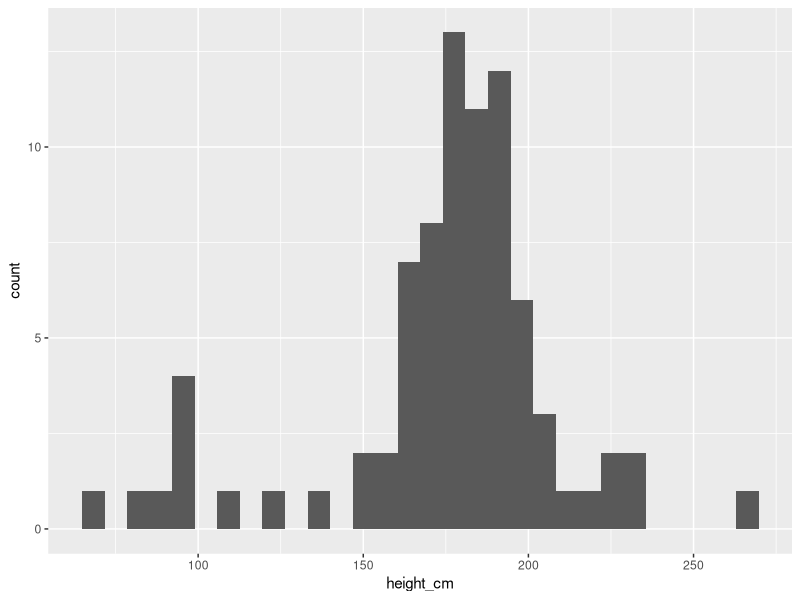
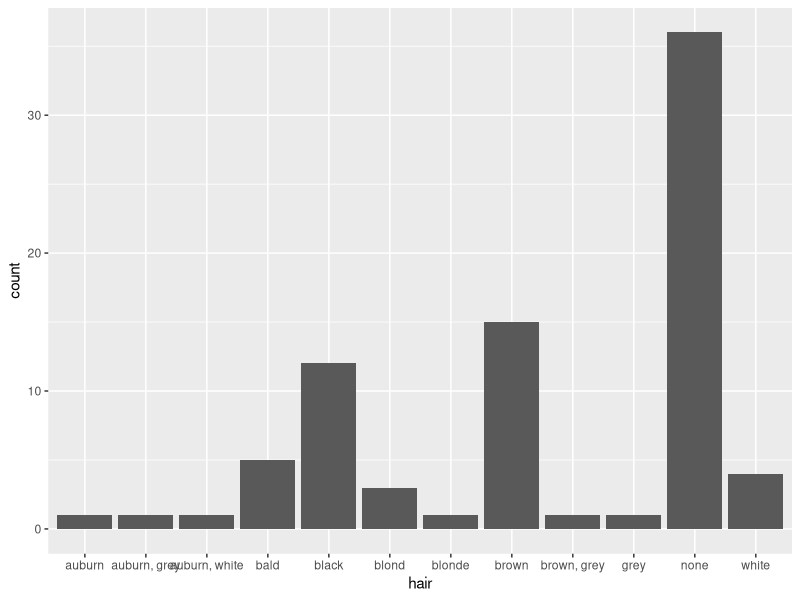
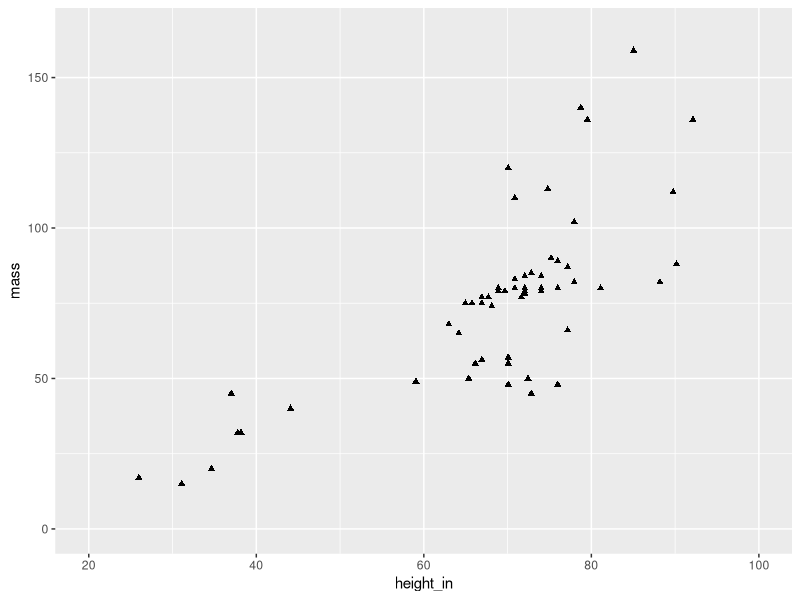
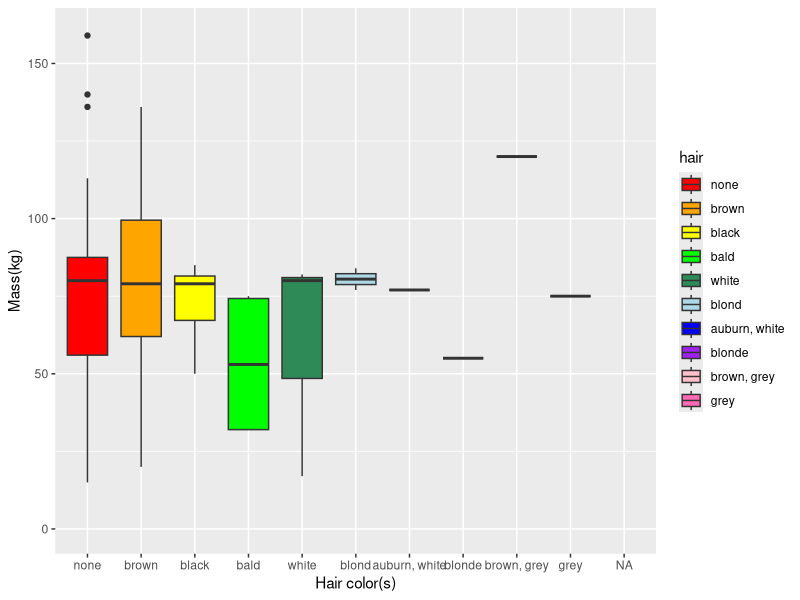
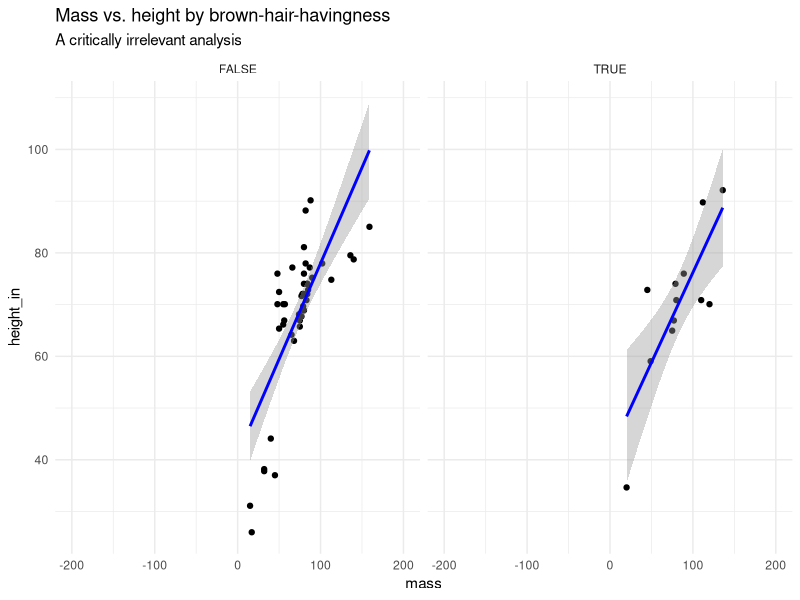
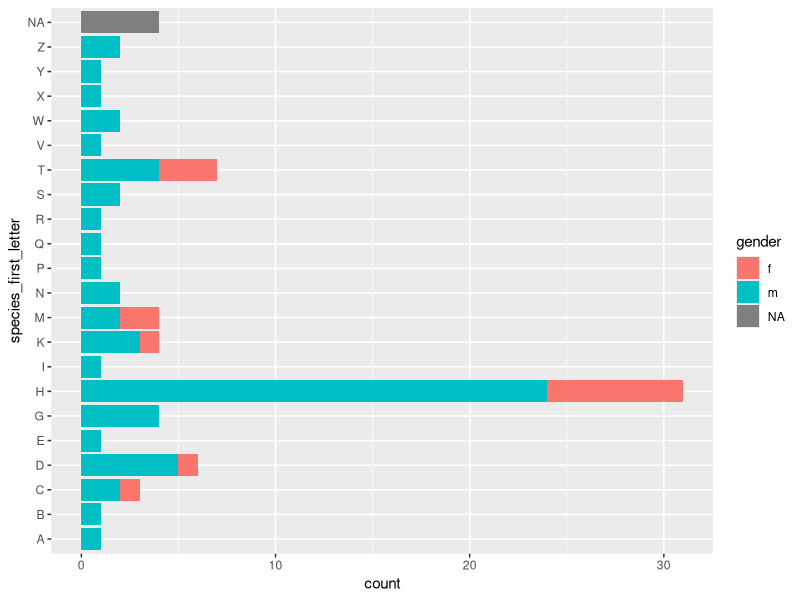

Generate these figures, in order, with R:
library(tidyverse)

## Create your goal tibble to replicate

# # Run this line to see what your end product should look like
# sw.wrangled.goal <- read_csv("data/sw-wrangled.csv") %>% 
#   mutate(across(c(hair, gender, species, homeworld), factor)) # this is a quick-and-dirty fix to account for odd importing behavior
# 
# # View in console
# sw.wrangled.goal 
# 
# # Examine the structure of the df and take note of data types
# # Look closely at factors (you may need another function to do so) to see their levels
# str(sw.wrangled.goal) 
# 
# 
# 
# ## Use the built-in starwars dataset to replicate the tibble above in a tbl called sw.wrangled
# # If you get stuck, use comments to "hold space" for where you know code needs to go to achieve a goal you're not sure how to execute
# sw.wranged <- starwars # %>% ...
# 
# 
# 
# ## Check that your sw.wrangled df is identical to the goal df
# # Use any returned information about mismatches to adjust your code as needed
# all.equal(sw.wrangled.goal, sw.wrangled.goal)


sw.wrangled <- starwars %>% 
  # Select only needed columns & rename height (to height_cm) and hair_color (to hair)
  select(name, height_cm = height, mass, hair = hair_color, gender, species, homeworld) %>% 
  # Filter out any rows where height data is missing
  filter(!is.na(height_cm)) %>% 
  # Break names into two columns (first_name, last_name); use first space " " as delimiter
  ## too_many="merge": if more than one delim (space) is found, merge everything after the space into the second column
  ## too_few="align_start": if less than one delim is found, treat the name like a first name and make last_name NA
  ## notice where in the column order the new columns appear vs if you did this with a mutate 
  separate_wider_delim(name, delim=" ", names = c("first_name", "last_name"), too_many="merge", too_few = "align_start") %>% 
  # Change categorical variables to factors
  mutate(
    ## for the 2 detected levels of gender (feminine, masculine) relabel (i.e., rename/replace those values) with f & m
    gender = factor(gender, levels = c("feminine", "masculine"), labels = c("f", "m")),
    ## convert character values in species to all upper case before creating factor levels
    species = factor(str_to_upper(species)),
    homeworld = factor(homeworld)) %>% 
  # create a second height column by converting cm to inches
  mutate(height_in = height_cm*.3937) %>% 
  # where there is no value in hair, use value "bald"
  mutate(hair = factor(replace_na(hair, "bald"))) %>% 
  # create a logical variable that returns true if "brown" is anywhere in the string value for hair 
  mutate(brown_hair = str_detect(hair, "brown")) %>% 
  # create an initials column by concatenating the first characters of the first and last name
  ## str_sub(colname, 1, 1) -- the '1,1' bit means the first character to include is the one in position 1
  ## and the last is in position 1 (so just the first character)
  mutate(initials = paste0(str_sub(first_name, 1, 1), str_sub(last_name, 1, 1))) %>% 
  # move the new height_in column to be immediately left of the height_cm column 
  relocate(height_in, .before = height_cm) %>% 
  # move the new initials column to be immediately right of the last_name column
  relocate(initials, .after = last_name) %>% 
  # sort by last_name and then (when last_name matches) by first_name
  arrange(last_name, first_name)

view(sw.wrangled)
#write_csv(sw.wrangled, "data/sw-wrangled.csv")

# plot 1
ggplot(data = sw.wrangled) + 
  geom_histogram(aes(x = height_cm))

# plot 2
ggplot(data = sw.wrangled) + 
  geom_histogram(aes(x = hair), stat = "count")

# plot 3
ggplot(data = sw.wrangled) + 
  geom_point(shape = 17, aes(x = height_in, y = mass)) + 
  xlim(20,100) + ylim(0,165)

# intermediate plot 1
sw.wrangled$hair <- factor(sw.wrangled$hair, levels = c("none", "brown", "black", "bald", "white", "blond", "auburn, white", "blonde", "brown, grey", "grey"))
ggplot(data = sw.wrangled) +
  geom_boxplot(aes(x = hair, y = mass, fill = hair)) +
  ylim(0,160) +
  scale_fill_manual(values = c("red", "orange", "yellow", "green", "seagreen", "lightblue", "blue", "purple", "pink", "hotpink")) +
  labs(x = "Hair color(s)", y = "Mass(kg)")

# intermediate plot 2
ggplot(data = sw.wrangled, aes(x = mass, y = height_in)) +
  facet_wrap(~ brown_hair) +
  geom_point() +
  scale_x_continuous(limits = c(-200,200)) +
  geom_smooth(method = "lm", color = "blue") +
  labs(title = "Mass vs. height by brown-hair-havingness",
       subtitle = "A critically irrelevant analysis") +
  theme_minimal()

# intermediate plot 3
sw.wrangled <- sw.wrangled %>% 
  mutate(species_first_letter = substr(species, 1, 1))
ggplot(data = sw.wrangled, aes(y = species_first_letter, fill = gender)) +
  geom_bar()
